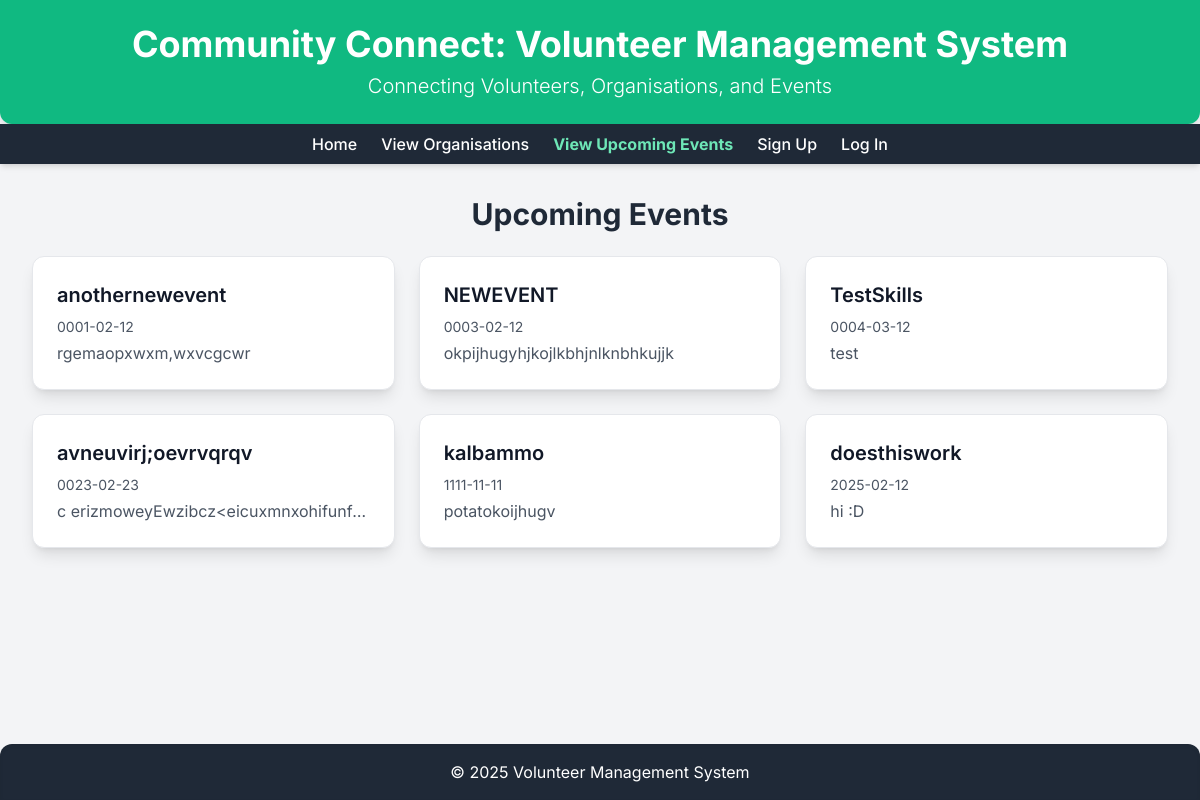
The app's page /events with its own data.
### tables this page shows
CREATE TABLE Events (
    ID INTEGER PRIMARY KEY,
    OrganisationID INTEGER NOT NULL,
    Name TEXT NOT NULL CHECK(length(Name) <= 20),
    Date DATE NOT NULL,
    Location TEXT NOT NULL CHECK(length(Location) <= 30),
    Description TEXT CHECK(length(Description) <= 300),
    StartTime TIME NOT NULL,
    EndTime TIME NOT NULL,
    Status TEXT NOT NULL CHECK(Status IN ('Upcoming', 'Passed')) DEFAULT 'Upcoming',
    FOREIGN KEY (OrganisationID) REFERENCES Organisations(ID) ON DELETE CASCADE,
    CHECK (EndTime > StartTime)
);

### app.py (the view, shortened to what this page needs)
@app.route("/events", methods=["GET", "POST"])
def events():
    db = get_db()
    cur = db.execute(
        """
        SELECT * FROM Events
        ORDER BY Date ASC
        """
    )
    events = cur.fetchall()
    return render_template("events.html", events=events)

### app.py (called while the page is built)
def get_db():
    db = getattr(g, '_database', None)
    if db is None:
        db = g._database = sqlite3.connect(DATABASE)
        db.row_factory = sqlite3.Row  # lets you access results like dicts
    return db

@app.teardown_appcontext
def close_connection(exception):
    db = getattr(g, '_database', None)
    if db is not None:
        db.close()

### templates/events.html (shortened to what this page needs)
<!DOCTYPE html>
<html lang="en">
<head>
    <script src="https://cdn.tailwindcss.com"></script>
</head>
<body class="flex flex-col min-h-screen">
    <header class="bg-emerald-500 text-white p-6 text-center rounded-b-xl shadow-lg">
        <h1 class="text-4xl font-bold">Community Connect: Volunteer Management System</h1>
        <p class="mt-2 text-xl font-light">Connecting Volunteers, Organisations, and Events</p>
    </header>
    <nav class="bg-gray-800 p-2 text-center shadow-md">
        <div class="max-w-4xl mx-auto flex justify-center space-x-6">
            <a href="/" class="text-white hover:text-emerald-300 font-medium transition-colors">Home</a>
            <a href="/organisations" class="text-white hover:text-emerald-300 font-medium transition-colors">View Organisations</a>
            <a href="/events" class="text-emerald-300 font-bold transition-colors">View Upcoming Events</a>
            {% if session["user_type"] %}
                {% if session["user_type"] == "volunteer" %}
                    <a href="/view_signups" class="text-white hover:text-emerald-300 font-medium transition-colors">My Signups</a>
                    <a href="/edit_profile" class="text-white hover:text-emerald-300 font-medium transition-colors">Edit Profile</a>
                    <a href="/logout" class="text-white hover:text-emerald-300 font-medium transition-colors">Log Out</a>
                {% elif session["user_type"] == "organisation" %}
                    <a href="/view_signups" class="text-white hover:text-emerald-300 font-medium transition-colors">Signups</a>
                    <a href="/edit_profile" class="text-white hover:text-emerald-300 font-medium transition-colors">Edit Profile</a>
                    <a href="/logout" class="text-white hover:text-emerald-300 font-medium transition-colors">Log Out</a>
                {% endif %}
            {% else %}
                <a href="/signup" class="text-white hover:text-emerald-300 font-medium transition-colors">Sign Up</a>
                <a href="/log_in" class="text-white hover:text-emerald-300 font-medium transition-colors">Log In</a>
            {% endif %}
        </div>
    </nav>
    <main class="p-8 flex-grow">
        <div class="max-w-6xl mx-auto">
            <h2 class="text-3xl font-bold text-gray-800 mb-6 text-center">
                {% if session["user_type"] == "organisation" %}
                    Your Events
                {% else %}
                    Upcoming Events
                {% endif %}
            </h2>
            <section>
                {% if session["user_type"] == "organisation" %}
                    <div class="text-center mb-6">
                        <button id="add-event-btn" class="bg-emerald-600 text-white font-bold py-3 px-6 rounded-lg hover:bg-emerald-700 transition-colors shadow-md">
                            Add New Event
                        </button>
                    </div>
                    <div id="events-grid-org" class="grid sm:grid-cols-1 md:grid-cols-2 lg:grid-cols-3 gap-6">
                        {% for event in events %}
                            <div class="event-card bg-white p-6 rounded-xl shadow-lg border border-gray-200 cursor-pointer"
                                data-event-id="{{ event['Id'] }}"
                                data-event-name="{{ event['Name'] }}"
                                data-event-description="{{ event['Description'] }}"
                                data-event-date="{{ event['Date'] }}">
                                <h3 class="text-xl font-semibold mb-2 text-gray-900">{{ event['Name'] }}</h3>
                                <p class="text-gray-600 text-sm mb-1">{{ event['Date'] }}</p>
                                <p class="text-gray-600 truncate">{{ event['Description'] }}</p>
                                <div class="mt-4 flex justify-end">
                                    <form action="/events" method="POST" class="delete-form">
                                        <input type="hidden" name="event_id" value="{{ event['Id'] }}">
                                        <button type="submit" class="bg-red-500 text-white px-4 py-2 rounded-lg text-sm hover:bg-red-600 transition-colors">
                                            Delete
                                        </button>
                                    </form>
                                </div>
                            </div>
                        {% endfor %}
                    </div>
                {% else %}
                    <div id="events-grid-volunteer" class="grid sm:grid-cols-1 md:grid-cols-2 lg:grid-cols-3 gap-6">
                        {% for event in events %}
                            <div class="event-card bg-white p-6 rounded-xl shadow-lg border border-gray-200 cursor-pointer transition-transform transform hover:scale-105"
                                data-event-id="{{ event['Id'] }}"
                                data-event-name="{{ event['Name'] }}"
                                data-event-description="{{ event['Description'] }}"
                                data-event-date="{{ event['Date'] }}">
                                <h3 class="text-xl font-semibold mb-2 text-gray-900">{{ event['Name'] }}</h3>
                                <p class="text-gray-600 text-sm mb-1">{{ event['Date'] }}</p>
                                <p class="text-gray-600 truncate">{{ event['Description'] }}</p>
                            </div>
                        {% endfor %}
                    </div>
                {% endif %}
            </section>
        </div>
    </main>
    <footer class="bg-gray-800 text-white p-4 text-center mt-auto shadow-inner rounded-t-xl">
        <p>&copy; 2025 Volunteer Management System</p>
    </footer>
</body>
</html>

### templates/events.html (style rules this page uses)
body { font-family: 'Inter', sans-serif; background-color: #f3f4f6; color: #1f2937; }

### records on screen
Events: Name "anothernewevent", Date "0001-02-12", Description "rgemaopxwxm,wxvcgcwr"
Events: Name "NEWEVENT", Date "0003-02-12", Description "okpijhugyhjkojlkbhjnlknbhkujjk"
Events: Name "TestSkills", Date "0004-03-12", Description "test"
Events: Name "avneuvirj;oevrvqrqv", Date "0023-02-23", Description "c erizmoweyEwzibcz<eicuxmnxohifunf…"
Events: Name "kalbammo", Date "1111-11-11", Description "potatokoijhugv"
Events: Name "doesthiswork", Date "2025-02-12", Description "hi :D"
